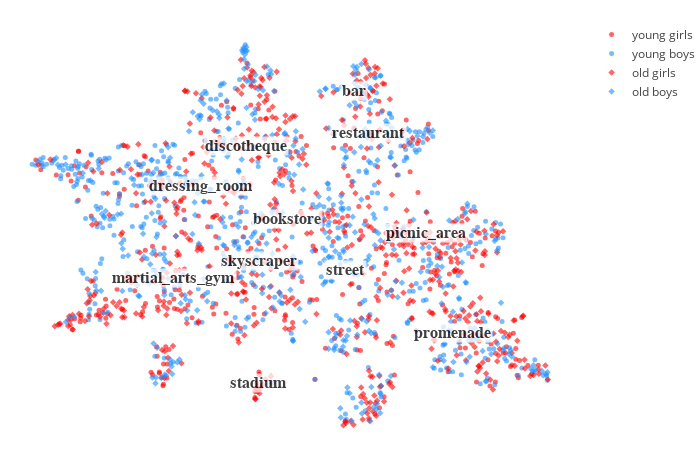

Notebook code for this chart:
### Code cell
X_young_girls, Y_young_girls, young_girls_labels = [], [], []
X_young_boys, Y_young_boys, young_boys_labels = [], [], []
X_old_girls, Y_old_girls, old_girls_labels = [], [], []
X_old_boys, Y_old_boys, old_boys_labels = [], [], []

GENDER_TRESHOLD = np.median(complex_table['mean'])
AGE_TRESHOLD = np.median(complex_table['50 per'])

for j, location_id in enumerate(complex_table['id'].tolist()):
    relevant_row = complex_table['id'] == location_id
    xval = visual_data[0][relevant_row][0]
    yval = visual_data[1][relevant_row][0]
    label = make_readable(id2loc[location_id])
    
    if complex_table.iloc[j]['mean'] <= GENDER_TRESHOLD and \
       complex_table.iloc[j]['50 per'] <= AGE_TRESHOLD:
            
        X_young_girls.append(xval)
        Y_young_girls.append(yval)
        young_girls_labels.append(label) 
        
    elif complex_table.iloc[j]['mean'] > GENDER_TRESHOLD and \
         complex_table.iloc[j]['50 per'] <= AGE_TRESHOLD:
            
        X_young_boys.append(xval)
        Y_young_boys.append(yval)
        young_boys_labels.append(label) 
        
    elif complex_table.iloc[j]['mean'] <= GENDER_TRESHOLD and \
         complex_table.iloc[j]['50 per'] > AGE_TRESHOLD:
            
        X_old_girls.append(xval)
        Y_old_girls.append(yval)
        old_girls_labels.append(label) 
            
    elif complex_table.iloc[j]['mean'] > GENDER_TRESHOLD and \
         complex_table.iloc[j]['50 per'] > AGE_TRESHOLD:
            
        X_old_boys.append(xval)
        Y_old_boys.append(yval)
        old_boys_labels.append(label) 

MARKER_SIZE = 5
MARKER_OPACITY = 0.6
BOYS_COLOR = 'dodgerblue'
GIRLS_COLOR = 'red'

young_girls_marker = dict(size=MARKER_SIZE, opacity=MARKER_OPACITY, 
                          color=GIRLS_COLOR, symbol='circle')
young_boys_marker = dict(size=MARKER_SIZE, opacity=MARKER_OPACITY, 
                         color=BOYS_COLOR, symbol='circle')
old_girls_marker = dict(size=MARKER_SIZE, opacity=MARKER_OPACITY, 
                        color=GIRLS_COLOR, symbol='diamond')
old_boys_marker = dict(size=MARKER_SIZE, opacity=MARKER_OPACITY, 
                       color=BOYS_COLOR, symbol='diamond')

X_set = [X_young_girls, X_young_boys, X_old_girls, X_old_boys]
Y_set = [Y_young_girls, Y_young_boys, Y_old_girls, Y_old_boys]
labels_set = [young_girls_labels, young_boys_labels, old_girls_labels, old_boys_labels]
markers_set = [young_girls_marker, young_boys_marker, old_girls_marker, old_boys_marker]
titles = ['young girls' ,'young boys', 'old girls', 'old boys']

data = []
for k in range(4):
    data.append(go.Scatter(x=X_set[k], y=Y_set[k], 
                   text=labels_set[k], 
                   marker=markers_set[k],
                   name=titles[k], 
                   mode='markers',
                   hoverinfo='text'))
    
MARGIN = dict(l=0, r=30, b=0, t=20)
PLOT_HEIGHT = 450
PLOT_WIDTH = 700

axis_style = dict(showticklabels=False, zeroline=False, showgrid=False)
layout = go.Layout(height=PLOT_HEIGHT, width=PLOT_WIDTH,
                    margin=MARGIN, hovermode='closest',
                    xaxis=axis_style, yaxis=axis_style)

fig = go.Figure(data=data, layout=layout)

FONT_COLOR = 'black'
MIN_DISTANCE = 10
FONT_SIZE = 16
ANNOTATION_OPACITY = 0.75

fig['layout']['annotations'] = build_annotations()

py.iplot(fig, show_link=False)

### Figure 1 — Plotly figure (JSON) as saved in the notebook; plotly's stock layout.template omitted (floating-point values rounded to 4 significant figures; data arrays with more than 128 entries replaced by an {"elided": "..."} marker saying what was removed)
{"data": [{"hoverinfo": "text", "marker": {"color": "red", "opacity": 0.6, "size": 5, "symbol": "circle"}, "mode": "markers", "name": "young girls", "text": {"elided": "366 str values"}, "type": "scatter", "uid": "b278cda8-df74-11e8-b270-3c15c2cf2370", "x": {"elided": "366 float values"}, "y": {"elided": "366 float values"}}, {"hoverinfo": "text", "marker": {"color": "dodgerblue", "opacity": 0.6, "size": 5, "symbol": "circle"}, "mode": "markers", "name": "young boys", "text": {"elided": "499 str values"}, "type": "scatter", "uid": "b278cf62-df74-11e8-ab9f-3c15c2cf2370", "x": {"elided": "499 float values"}, "y": {"elided": "499 float values"}}, {"hoverinfo": "text", "marker": {"color": "red", "opacity": 0.6, "size": 5, "symbol": "diamond"}, "mode": "markers", "name": "old girls", "text": {"elided": "499 str values"}, "type": "scatter", "uid": "b278d048-df74-11e8-87c0-3c15c2cf2370", "x": {"elided": "499 float values"}, "y": {"elided": "499 float values"}}, {"hoverinfo": "text", "marker": {"color": "dodgerblue", "opacity": 0.6, "size": 5, "symbol": "diamond"}, "mode": "markers", "name": "old boys", "text": {"elided": "365 str values"}, "type": "scatter", "uid": "b278d110-df74-11e8-80c0-3c15c2cf2370", "x": {"elided": "365 float values"}, "y": {"elided": "365 float values"}}], "layout": {"annotations": [{"bgcolor": "white", "font": {"color": "black", "family": "Helvetica", "size": 16}, "opacity": 0.75, "showarrow": false, "text": "<b>restaurant</b>", "x": 14.55, "xanchor": "center", "y": 26.48}, {"bgcolor": "white", "font": {"color": "black", "family": "Helvetica", "size": 16}, "opacity": 0.75, "showarrow": false, "text": "<b>street</b>", "x": 9.875, "xanchor": "center", "y": -6.038}, {"bgcolor": "white", "font": {"color": "black", "family": "Helvetica", "size": 16}, "opacity": 0.75, "showarrow": false, "text": "<b>bar</b>", "x": 11.63, "xanchor": "center", "y": 36.49}, {"bgcolor": "white", "font": {"color": "black", "family": "Helvetica", "size": 16}, "opacity": 0.75, "showarrow": false, "text": "<b>discotheque</b>", "x": -9.865, "xanchor": "center", "y": 23.49}, {"bgcolor": "white", "font": {"color": "black", "family": "Helvetica", "size": 16}, "opacity": 0.75, "showarrow": false, "text": "<b>promenade</b>", "x": 31.33, "xanchor": "center", "y": -21.2}, {"bgcolor": "white", "font": {"color": "black", "family": "Helvetica", "size": 16}, "opacity": 0.75, "showarrow": false, "text": "<b>dressing_room</b>", "x": -19.0, "xanchor": "center", "y": 13.87}, {"bgcolor": "white", "font": {"color": "black", "family": "Helvetica", "size": 16}, "opacity": 0.75, "showarrow": false, "text": "<b>picnic_area</b>", "x": 25.91, "xanchor": "center", "y": 2.662}, {"bgcolor": "white", "font": {"color": "black", "family": "Helvetica", "size": 16}, "opacity": 0.75, "showarrow": false, "text": "<b>skyscraper</b>", "x": -7.351, "xanchor": "center", "y": -3.886}, {"bgcolor": "white", "font": {"color": "black", "family": "Helvetica", "size": 16}, "opacity": 0.75, "showarrow": false, "text": "<b>bookstore</b>", "x": -1.715, "xanchor": "center", "y": 6.092}, {"bgcolor": "white", "font": {"color": "black", "family": "Helvetica", "size": 16}, "opacity": 0.75, "showarrow": false, "text": "<b>stadium</b>", "x": -7.372, "xanchor": "center", "y": -33.08}, {"bgcolor": "white", "font": {"color": "black", "family": "Helvetica", "size": 16}, "opacity": 0.75, "showarrow": false, "text": "<b>martial_arts_gym</b>", "x": -24.36, "xanchor": "center", "y": -7.97}], "height": 450, "hovermode": "closest", "margin": {"b": 0, "l": 0, "r": 30, "t": 20}, "width": 700, "xaxis": {"showgrid": false, "showticklabels": false, "zeroline": false}, "yaxis": {"showgrid": false, "showticklabels": false, "zeroline": false}}}
